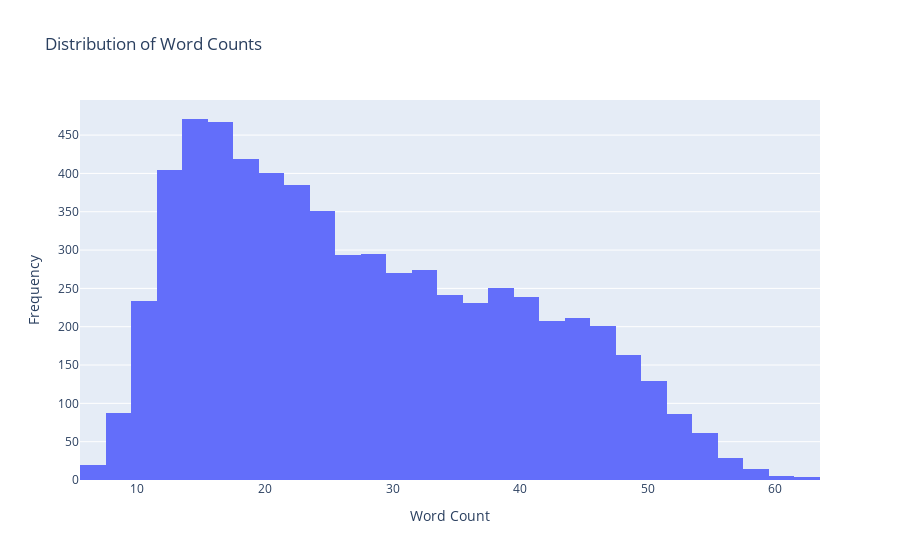

Write notebook code for a chart like this one.
### Code cell
# Plotting the distribution of word counts
fig_word_count = px.histogram(df, x='word_count', nbins=30, title='Distribution of Word Counts')
fig_word_count.update_layout(xaxis_title='Word Count', yaxis_title='Frequency')
fig_word_count.show()

### Figure 1 — Plotly figure (JSON) as saved in the notebook; plotly's stock layout.template omitted (floating-point values rounded to 4 significant figures; data arrays with more than 128 entries replaced by an {"elided": "..."} marker saying what was removed)
{"data": [{"alignmentgroup": "True", "bingroup": "x", "hovertemplate": "word_count=%{x}<br>count=%{y}<extra></extra>", "legendgroup": "", "marker": {"color": "#636efa", "pattern": {"shape": ""}}, "name": "", "nbinsx": 30, "offsetgroup": "", "orientation": "v", "showlegend": false, "type": "histogram", "x": {"elided": "6443 int values"}, "xaxis": "x", "yaxis": "y"}], "layout": {"barmode": "relative", "legend": {"tracegroupgap": 0}, "title": {"text": "Distribution of Word Counts"}, "xaxis": {"anchor": "y", "domain": [0, 1], "title": {"text": "Word Count"}}, "yaxis": {"anchor": "x", "domain": [0, 1], "title": {"text": "Frequency"}}}}
